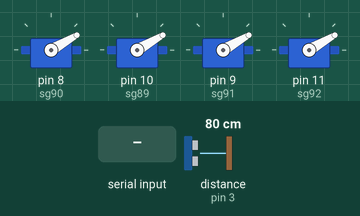
The sketch below on a simulated Arduino Uno, built with avr-gcc and run on an emulated ATmega328P. Shown: 4 × servo. Wiring (inferred from the names in the program): ultrasonic range finder: trigger pin 2; echo pin 3. Inputs (shaded band) come from the test bench; at power-on: distance to the obstacle (sensor on pin 3) 80 cm. The echo pulse lasts 58.3 µs per cm; what the sketch prints to the serial monitor is not drawn.

Above: at 1.9 s.
2.0 s: "8" received over the second serial link
At 2.28 s:
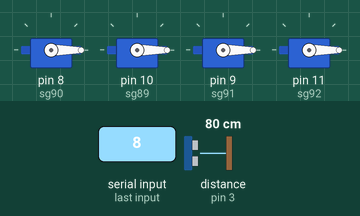
3.9 s: "5" received over the second serial link
At 5.9 s:
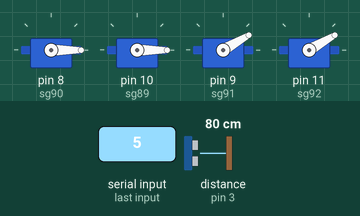
6.2 s: "7" received over the second serial link
At 8.0 s:
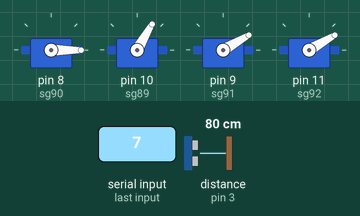
9.2 s: "6" received over the second serial link
At 9.8 s:
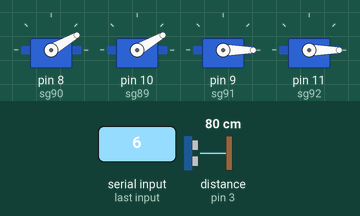
Timing chart, 0 to 12.2 s (numbered marks = the images above; inputs shaded):
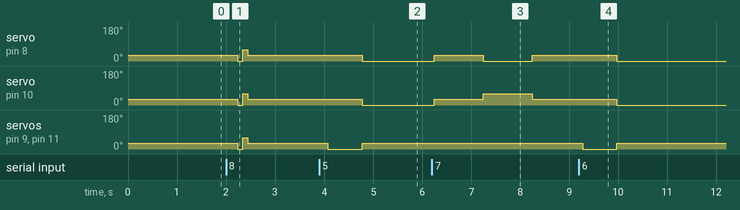

Measured:
- after the input at 2.0 s, servo on pin 8 (sg90), servo on pin 10 (sg89), servo on pin 9 (sg91), servo on pin 11 (sg92): 30° → 0° after 0.24 s, → 60° 0.10 s later, → 30° 0.10 s later
- after the input at 3.9 s, servo on pin 8 (sg90), servo on pin 10 (sg89): 30° → 0° after 0.88 s; servo on pin 9 (sg91), servo on pin 11 (sg92): 30° → 0° after 0.18 s, → 30° 0.70 s later
- after the input at 6.2 s, servo on pin 8 (sg90): 0° → 30° after 0.05 s, → 0° 1.0 s later, → 30° 1.0 s later; servo on pin 10 (sg89): 0° → 30° after 0.05 s, → 60° 1.0 s later, → 30° 1.0 s later
- after the input at 9.2 s, servo on pin 8 (sg90), servo on pin 10 (sg89): 30° → 0° after 0.77 s; servo on pin 9 (sg91), servo on pin 11 (sg92): 30° → 0° after 0.07 s, → 30° 0.70 s later

The sketch:

ozelproj.ino
```cpp
//Kod Yapımcısı: Can Arslan
//Yürüyen Robot Projesi
#include <SoftwareSerial.h>
SoftwareSerial bt_iletisim(7,6);
#include <Servo.h>
Servo sg92; //servo pinlerini tanıtıyoruz
Servo sg91; //servo pinlerini tanıtıyoruz
Servo sg90;  //servo pinlerini tanıtıyoruz
Servo sg89;  //servo pinlerini tanıtıyoruz
const int trig = 2;
const int echo = 3;
int sure = 0;
int mesafe = 0;
void setup() {
  pinMode(trig,OUTPUT);
  pinMode(echo,INPUT);
    Serial.begin(9600);
    bt_iletisim.begin(9600);
  sg90.attach(8);  // pinlerini ayarlıyoruz
  sg89.attach(10);   // pinlerini ayarlıyoruz
  sg91.attach(9);  // pinlerini ayarlıyoruz
  sg92.attach(11);  // pinlerini ayarlıyoruz
sg90.write(30);  // pinlerin yönünü ayarlıyoruz
sg89.write(30);  // pinlerin yönünü ayarlıyoruz
sg91.write(30);  // pinlerin yönünü ayarlıyoruz
sg92.write(30);  // pinlerin yönünü ayarlıyoruz
delay(700); // 1000ms (1sn) beklemesini istiyoruz
Serial.println("Kod Çalışıyor");
}
void loop() {
  {
  digitalWrite(trig,HIGH);
  delayMicroseconds(1000);
  digitalWrite(trig,LOW);
  sure = pulseIn(echo,HIGH);
  mesafe = (sure/2) / 29.1;
  Serial.print("Mesafe:");
  Serial.print(mesafe);
  Serial.print("cm");
  delay(250);
  }
if (bt_iletisim.available())
{
  char data=bt_iletisim.read();
  Serial.println(data);
    if(data=='5'){
sg90.write(30);  // pinlerin yönünü ayarlıyoruz
sg89.write(30);  // pinlerin yönünü ayarlıyoruz
sg91.write(0);  // pinlerin yönünü ayarlıyoruz
sg92.write(0);  // pinlerin yönünü ayarlıyoruz
delay(700); // 1000ms (1sn) beklemesini istiyoruz
sg90.write(0);  // pinlerin yönünü ayarlıyoruz
sg89.write(0);  // pinlerin yönünü ayarlıyoruz
sg91.write(30);  // pinlerin yönünü ayarlıyoruz
sg92.write(30);  // pinlerin yönünü ayarlıyoruz
delay(700); // 1000ms (1sn) beklemesini istiyoruz
  }
   else if(data=='6'){
sg90.write(30);  // pinlerin yönünü ayarlıyoruz
sg89.write(30);  // pinlerin yönünü ayarlıyoruz
sg91.write(0);  // pinlerin yönünü ayarlıyoruz
sg92.write(0);  // pinlerin yönünü ayarlıyoruz
delay(700); // 1000ms (1sn) beklemesini istiyoruz
sg90.write(0);  // pinlerin yönünü ayarlıyoruz
sg89.write(0);  // pinlerin yönünü ayarlıyoruz
sg91.write(30);  // pinlerin yönünü ayarlıyoruz
sg92.write(30);  // pinlerin yönünü ayarlıyoruz
delay(700); // 1000ms (1sn) beklemesini istiyoruz
}
      if (mesafe <= 10 )
{
    sg90.write(30);  // pinlerin yönünü ayarlıyoruz
sg89.write(30);  // pinlerin yönünü ayarlıyoruz
sg91.write(30);  // pinlerin yönünü ayarlıyoruz
sg92.write(30);  // pinlerin yönünü ayarlıyoruz
 sg90.attach(0);  // pinlerini ayarlıyoruz
  sg89.attach(0);   // pinlerini ayarlıyoruz
  sg91.attach(0);  // pinlerini ayarlıyoruz
  sg92.attach(0);  // pinlerini ayarlıyoruz

  }

    else if (mesafe >= 11)
    {
       sg90.attach(8);  // pinlerini ayarlıyoruz
  sg89.attach(10);   // pinlerini ayarlıyoruz
  sg91.attach(9);  // pinlerini ayarlıyoruz
  sg92.attach(11);  // pinlerini ayarlıyoruz
  }
 if(data=='7'){
  sg90.write(30);  // pinlerin yönünü ayarlıyoruz
sg89.write(30);  // pinlerin yönünü ayarlıyoruz
sg91.write(30);  // pinlerin yönünü ayarlıyoruz
sg92.write(30);  // pinlerin yönünü ayarlıyoruz
delay(1000); // 1000ms (1sn) beklemesini istiyoruz
  sg90.write(0);  // pinlerin yönünü ayarlıyoruz
sg89.write(60);  // pinlerin yönünü ayarlıyoruz
sg91.write(30);  // pinlerin yönünü ayarlıyoruz
sg92.write(30);  // pinlerin yönünü ayarlıyoruz
delay(1000); // 1000ms (1sn) beklemesini istiyoruz
sg90.write(30);  // pinlerin yönünü ayarlıyoruz
sg89.write(30);  // pinlerin yönünü ayarlıyoruz
sg91.write(30);  // pinlerin yönünü ayarlıyoruz
sg92.write(30);  // pinlerin yönünü ayarlıyoruz
 }
  else if(data=='8'){
sg90.write(0);  // pinlerin yönünü ayarlıyoruz
sg89.write(0);  // pinlerin yönünü ayarlıyoruz
sg91.write(0);  // pinlerin yönünü ayarlıyoruz
sg92.write(0);  // pinlerin yönünü ayarlıyoruz
delay(100); // 1000ms (1sn) beklemesini istiyoruz
sg90.write(60);  // pinlerin yönünü ayarlıyoruz
sg89.write(60);  // pinlerin yönünü ayarlıyoruz
sg91.write(60);  // pinlerin yönünü ayarlıyoruz
sg92.write(60);  // pinlerin yönünü ayarlıyoruz
delay(100); // 1000ms (1sn) beklemesini istiyoruz
sg90.write(30);  // pinlerin yönünü ayarlıyoruz
sg89.write(30);  // pinlerin yönünü ayarlıyoruz
sg91.write(30);  // pinlerin yönünü ayarlıyoruz
sg92.write(30);  // pinlerin yönünü ayarlıyoruz
delay(100); // 1000ms (1sn) beklemesini istiyoruz
 }
}
}
```
